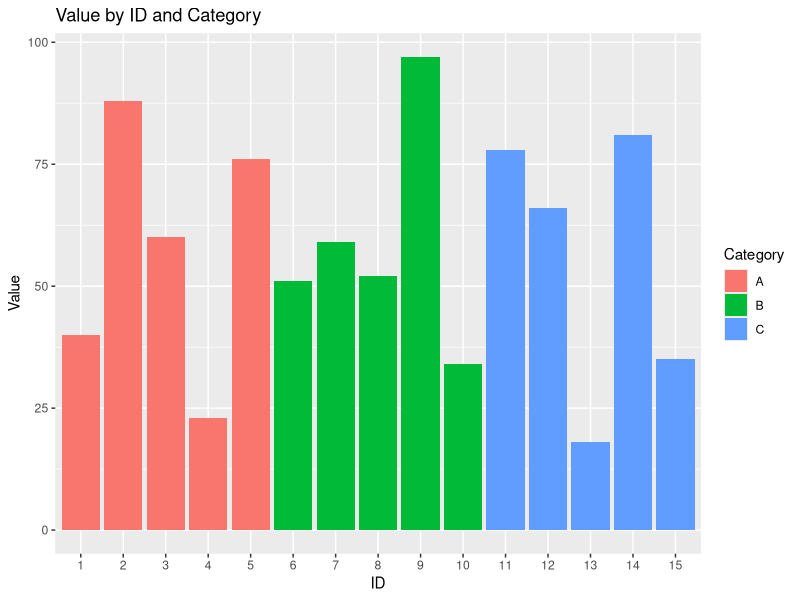

Source code (R):
# demo R script

# load libraries
library(ggplot2)

# create fake data
set.seed(123)
df <- data.frame(
  ID = 1:15,
  Category = rep(c("A", "B", "C"), each = 5),
  Value = sample(10:100, 15)
)

# make plot
ggplot(df, aes(x = factor(ID), y = Value, fill = Category)) +
  geom_bar(stat = "identity", position = "dodge") +
  labs(
    title = "Value by ID and Category",
    x = "ID",
    y = "Value",
    fill = "Category"
  )
